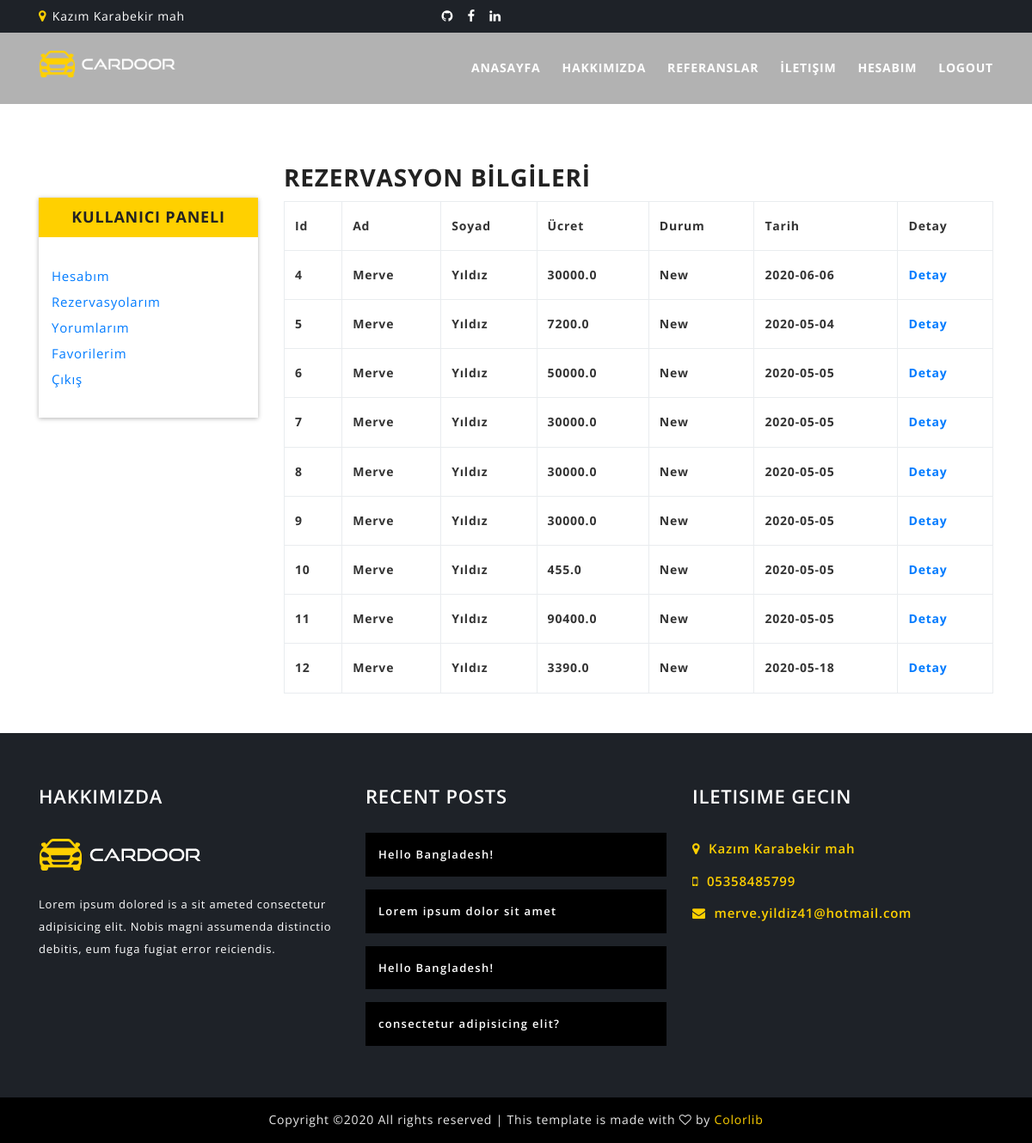
The page /user/orders/ (signed in) on the database its author committed.
### home/models.py (models this page shows, shortened)
class Setting(models.Model):
    STATUS = (
        ('True', 'Evet'),
        ('False', 'Hayır'),
    )
    title = models.CharField(max_length=150)
    keywords = models.CharField(max_length=255)
    description = models.CharField(max_length=255)
    address = models.CharField(blank=True, max_length=100)
    phone = models.CharField(blank=True, max_length=15)
    fax = models.CharField(blank=True, max_length=15)
    email = models.CharField(blank=True, max_length=50)
    smtpserver = models.CharField(blank=True, max_length=20)
    smtpemail = models.CharField(blank=True, max_length=20)
    smtppassword = models.CharField(blank=True, max_length=10)
    smtpport = models.CharField(blank=True, max_length=5)
    icon = models.ImageField(blank=True, upload_to='images/')  # blank true boş bırakabilir sağlıyor
    facebook = models.CharField(blank=True, max_length=50)
    linkedin = models.CharField(blank=True, max_length=50)
    github = models.CharField(blank=True, max_length=50)
    abotus = RichTextUploadingField(blank=True)
    contact = RichTextUploadingField(blank=True)
    references = RichTextUploadingField(blank=True)
    status = models.CharField(max_length=10, choices=STATUS)
    create_at = models.DateTimeField(auto_now_add=True)  # oluşturulma zmanını tutar
    update_At = models.DateTimeField(auto_now=True)

class Order(models.Model):
    STATUS = (
        ('New', 'New'),
        ('Accepted', 'Accepted'),
        ('Preaparing', 'Preparing'),
        ('OnShipping', 'OnShipping'),
        ('Completed', 'Completed'),
        ('Canceled', 'Canceled'),
    )
    user = models.ForeignKey(User, on_delete=models.SET_NULL, null=True)
    code = models.CharField(max_length=10, editable=False)    # üye olmayanlar bu ko ile siparişini takip edecek
    first_name = models.CharField(max_length=10)
    last_name = models.CharField(max_length=10)
    phone = models.CharField(blank=True, max_length=20)
    address = models.CharField(blank=True, max_length=150)
    city = models.CharField(blank=True, max_length=20)
    country = models.CharField(max_length=20, blank=True)
    date_buy = models.CharField(max_length=10)
    total = models.FloatField()
    quatity = models.IntegerField()
    car_id=models.IntegerField()
    status = models.CharField(max_length=10, choices=STATUS,default='New')
    ip = models.CharField(blank=True, max_length=20)
    adminnote = models.CharField(blank=True, max_length=100)
    create_at = models.DateTimeField(auto_now_add=True)
    update_at = models.DateTimeField(auto_now_add=True)

### user/views.py (the view)
# urls.py: path('orders/', views.orders, name='orders'),
@login_required(login_url='/login')  # check login
def orders(request):
    category = Category.objects.all()
    setting = Setting.objects.get(pk=1)
    current_user = request.user
    orders = Order.objects.filter(user_id=current_user)
    context = {'category': category, 'orders': orders,'setting': setting}
    return render(request, 'user_orders.html', context)

### user/templates/user_orders.html (shortened to what this page needs)
{% extends "homebase.html" %}
{% block body %}
    {% load static %}
    <section id="about-area" class="section-padding">
        <div class="container" style="margin-top:140px">
            <div class="row">
                {% include "user_panel.html" %}
                <div class="col-lg-9">
                    <div class="about-content">
                        <h3 style="margin: 20px 0px 10px 0px">REZERVASYON BİLGİLERİ</h3>
                        <table class="table table-bordered">
                            <tr>
                                <th>Id</th>
                                 <th>Ad</th>
                                 <th>Soyad</th>
                                <th>Ücret</th>
                                <th>Durum</th>
                                <th>Tarih</th>
    <th>Detay</th>
                            </tr>
                            {% for rs in orders %}
                            <tr>
                                <th>{{ rs.id }}</th>
                             <th>{{ rs.first_name }}</th>
                             <th>{{ rs.last_name }}</th>
                             <th>{{ rs.total }}</th>
                                <th>{{ rs.status }}</th>
                             <th>{{ rs.date_buy }}</th>
                                <th><a  href="/user/orderdetail/{{ rs.id }}">Detay</a></th>
                            </tr>
{% endfor %}
                        </table>
                    </div>
                </div>
            </div>
        </div>
    </section>
{% endblock %}

### home/templates/header.html (shortened to what this page needs)
<link rel="stylesheet" href="https://ajax.googleapis.com/ajax/libs/jqueryui/1.11.4/themes/smoothness/jquery-ui.css">
<header id="header-area" class="fixed-top">
    {% load static %}
    <div id="header-top" class="d-none d-xl-block">
        <div class="container">
            <div class="row">
                <div class="col-lg-3 text-left">
                    <i class="fa fa-map-marker"></i> {{ setting.address }}
                </div>
                <div class="col-lg-3 text-right">
                    <div class="header-social-icons">
                        <a href="{{ setting.github }}"><i class="fa fa-github"></i></a>
                        <a href="{{ setting.facebook }}"><i class="fa fa-facebook"></i></a>
                        <a href="{{ setting.linkedin }}"><i class="fa fa-linkedin"></i></a>
                    </div>
                </div>
            </div>
        </div>
    </div>
    <div id="header-bottom">
        <div class="container">
            <div class="row">
                <div class="col-lg-2">
                    <a href="/" class="logo">
                        <img src="{% static 'img/logo.png' %}" alt="JSOFT">
                    </a>
                </div>
                <div class="col-lg-10 d-none d-xl-block">
                    <nav class="mainmenu alignright">
                        <ul>
                            <li><a href="/">Anasayfa</a>
                            </li>
                            <li><a href="/hakkimizda">Hakkımızda</a></li>
                            <li><a href="/referanslar">Referanslar</a></li>
                            <li><a href="/iletisim">İletişim</a></li>
                            {% if user.id is not None %}
                                <li><a href="/user">Hesabım</a></li>
                                <li><a href="/logout">Logout</a></li>
                            {% else %}
                                <li><a href="/login">Login</a></li>
                            {% endif %}
                        </ul>
                    </nav>
                </div>
            </div>
        </div>
    </div>
</header>

### home/templates/footer.html (shortened to what this page needs)
<section id="footer-area">
    {% load static %}
    <div class="footer-widget-area">
        <div class="container">
            <div class="row">
                <div class="col-lg-4 col-md-6">
                    <div class="single-footer-widget">
                        <h2>Hakkımızda</h2>
                        <div class="widget-body">
                            <img src="{% static 'img/logo.png' %}" alt="JSOFT">
                            <p>Lorem ipsum dolored is a sit ameted consectetur adipisicing elit. Nobis magni assumenda
                                distinctio debitis, eum fuga fugiat error reiciendis.</p>
                        </div>
                    </div>
                </div>
                <div class="col-lg-4 col-md-6">
                    <div class="single-footer-widget">
                        <h2>Recent Posts</h2>
                        <div class="widget-body">
                            <ul class="recent-post">
                                <li>
                                        Hello Bangladesh!
                                </li>
                                <li>
                                        Lorem ipsum dolor sit amet
                                </li>
                                <li>
                                        Hello Bangladesh!
                                </li>
                                <li>
                                        consectetur adipisicing elit?
                                </li>
                            </ul>
                        </div>
                    </div>
                </div>
                <div class="col-lg-4 col-md-6">
                    <div class="single-footer-widget">
                        <h2>ILETISIME GECIN</h2>
                        <div class="widget-body">
                            <ul class="get-touch">
                                <li><i class="fa fa-map-marker"></i> {{ setting.address }}</li>
                                <li><i class="fa fa-mobile"></i> {{ setting.phone }}</li>
                                <li><i class="fa fa-envelope"></i> {{ setting.email }}</li>
                            </ul>
                        </div>
                    </div>
                </div>
            </div>
        </div>
    </div>
    <div class="footer-bottom-area">
        <div class="container">
            <div class="row">
                <div class="col-lg-12 text-center">
                    <p>
                        Copyright &copy;<script>document.write(new Date().getFullYear());</script>
                        All rights reserved | This template is made with <i class="fa fa-heart-o"
                                                                            aria-hidden="true"></i> by <a
                                href="https://colorlib.com" target="_blank">Colorlib</a>
                        </p>
                </div>
            </div>
        </div>
    </div>
</section>

### home/static/css/style.css (style rules this page uses)
.section-padding { padding: 30px 0; }
#header-area, #header-area a { color: #fff; }
#header-top { background-color: #1e2228; padding: 8px 0; z-index:9999; }
#header-top i { color: #ffd000; font-size: 15px; margin-right: 2px; }
#header-area .header-social-icons a i.fa { color: #fff; font-size: 15px; margin-left: 10px; -webkit-transition: 0.4s; transition: 0.4s; }
#header-bottom { background-color: rgba(0, 0, 0, 0.3); padding: 15px 0; -webkit-transition: all 0.4s ease 0s; transition: all 0.4s ease 0s; }
.logo { display: inline-block; }
.mainmenu ul li { float: left; position: relative; }
.mainmenu ul li a { display: block; font-weight: 700; margin-left: 25px; padding: 15px 0; text-transform: uppercase; -webkit-transition: all 0.4s ease 0s; transition: all 0.4s ease 0s; }
#header-bottom .container { position: relative; }
.slicknav_nav { background-color: #000; border-top: 1px solid #ffd000; position: absolute; top: 65px; width: 100%; }
.slicknav_nav ul, .slicknav_nav ul li a, .slicknav_nav ul li.slicknav_parent a { margin: 0; -webkit-transition: 0.4s; transition: 0.4s; text-transform: uppercase; }
.about-content { line-height: 2.3em; }
#footer-area a { color: #ffd000; }
.footer-widget-area { background-color: #1e2228; padding: 60px 0; }
.footer-widget-area h2, .footer-widget-area { color: #fff; }
.single-footer-widget h2 { font-size: 22px; font-weight: 600; margin-bottom: 30px; text-transform: uppercase; }
.single-footer-widget p { font-size: 13px; line-height: 2; }
.single-footer-widget img { margin-bottom: 20px; }
.recent-post li { background-color: #000; font-weight: 600; font-size: 13px; letter-spacing: 1.3px; margin-bottom: 15px; padding: 20px; position: relative; }
.recent-post li:last-child { margin-bottom: 0; }
.recent-post li { background-color: #000; font-weight: 600; letter-spacing: 1.3px; margin-bottom: 15px; padding: 15px; position: relative; }
.get-touch { color: #ffd000; font-size: 15px; font-weight: 600; line-height: 2.5; margin-top: 20px; }
.get-touch i.fa { margin-right: 5px; }
.footer-bottom-area { background-color: #000; color: #eaeaea; padding: 15px 0; }
html, body, #slideslow-bg, #slideslow-bg div { height: 100%; }

### home/static/css/responsive.css (style rules this page uses)
@media only screen and (min-width: 992px) { .single-pricing-table, .single-footer-widget { margin-bottom: 0; } }

### rows shown on the page
Setting: address "Kazım Karabekir mah", phone "05358485799", email "merve.yildiz41@hotmail.com"
Order: id "4", first_name "Merve", last_name "Yıldız", total "30000.0", status "New", date_buy "2020-06-06"
Order: id "5", first_name "Merve", last_name "Yıldız", total "7200.0", status "New", date_buy "2020-05-04"
Order: id "6", first_name "Merve", last_name "Yıldız", total "50000.0", status "New", date_buy "2020-05-05"
Order: id "7", first_name "Merve", last_name "Yıldız", total "30000.0", status "New", date_buy "2020-05-05"
Order: id "8", first_name "Merve", last_name "Yıldız", total "30000.0", status "New", date_buy "2020-05-05"
Order: id "9", first_name "Merve", last_name "Yıldız", total "30000.0", status "New", date_buy "2020-05-05"
Order: id "10", first_name "Merve", last_name "Yıldız", total "455.0", status "New", date_buy "2020-05-05"
Order: id "11", first_name "Merve", last_name "Yıldız", total "90400.0", status "New", date_buy "2020-05-05"
Order: id "12", first_name "Merve", last_name "Yıldız", total "3390.0", status "New", date_buy "2020-05-18"
